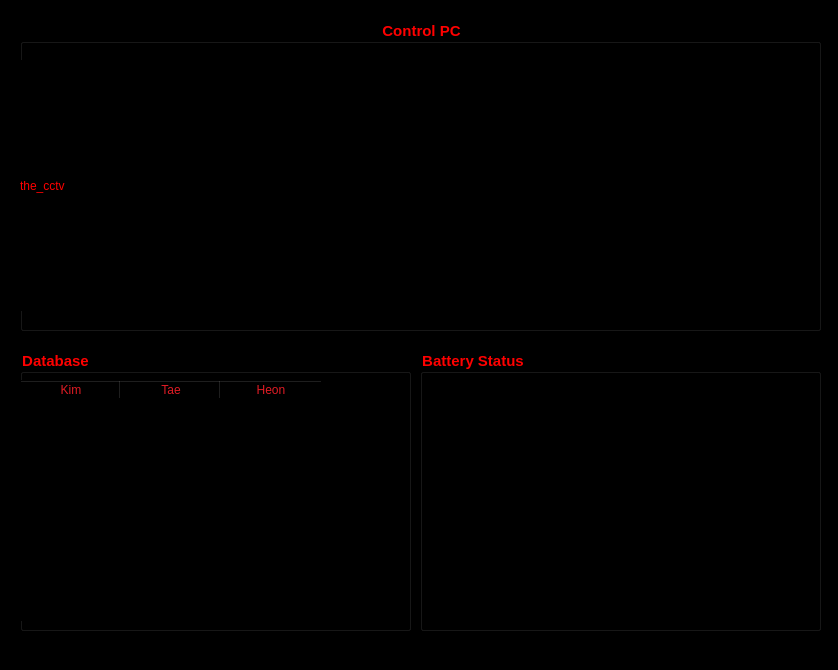
<?xml version="1.0" encoding="UTF-8"?>
<ui version="4.0">
 <class>Dialog</class>
 <widget class="QDialog" name="Dialog">
  <property name="geometry">
   <rect>
    <x>0</x>
    <y>0</y>
    <width>838</width>
    <height>670</height>
   </rect>
  </property>
  <property name="font">
   <font>
    <pointsize>15</pointsize>
    <weight>75</weight>
    <bold>true</bold>
   </font>
  </property>
  <property name="windowTitle">
   <string>Dialog</string>
  </property>
  <property name="styleSheet">
   <string notr="true">background-color:rgb(0, 0, 0);</string>
  </property>
  <widget class="QGroupBox" name="BatteryStatus">
   <property name="geometry">
    <rect>
     <x>420</x>
     <y>350</y>
     <width>401</width>
     <height>281</height>
    </rect>
   </property>
   <property name="font">
    <font>
     <pointsize>11</pointsize>
     <weight>75</weight>
     <bold>true</bold>
    </font>
   </property>
   <property name="styleSheet">
    <string notr="true">color: rgb(255, 0, 0);</string>
   </property>
   <property name="title">
    <string>Battery Status</string>
   </property>
  </widget>
  <widget class="QGroupBox" name="Database">
   <property name="geometry">
    <rect>
     <x>20</x>
     <y>350</y>
     <width>391</width>
     <height>281</height>
    </rect>
   </property>
   <property name="font">
    <font>
     <pointsize>11</pointsize>
     <weight>75</weight>
     <bold>true</bold>
    </font>
   </property>
   <property name="styleSheet">
    <string notr="true">color: rgb(255, 0, 0);</string>
   </property>
   <property name="title">
    <string>Database</string>
   </property>
   <widget class="QTableWidget" name="database">
    <property name="geometry">
     <rect>
      <x>0</x>
      <y>30</y>
      <width>381</width>
      <height>241</height>
     </rect>
    </property>
    <column>
     <property name="text">
      <string>Kim</string>
     </property>
     <property name="background">
      <color>
       <red>0</red>
       <green>0</green>
       <blue>0</blue>
      </color>
     </property>
     <property name="foreground">
      <brush brushstyle="SolidPattern">
       <color alpha="255">
        <red>224</red>
        <green>27</green>
        <blue>36</blue>
       </color>
      </brush>
     </property>
    </column>
    <column>
     <property name="text">
      <string>Tae</string>
     </property>
     <property name="background">
      <color>
       <red>0</red>
       <green>0</green>
       <blue>0</blue>
      </color>
     </property>
     <property name="foreground">
      <brush brushstyle="SolidPattern">
       <color alpha="255">
        <red>224</red>
        <green>27</green>
        <blue>36</blue>
       </color>
      </brush>
     </property>
    </column>
    <column>
     <property name="text">
      <string>Heon</string>
     </property>
     <property name="background">
      <color>
       <red>0</red>
       <green>0</green>
       <blue>0</blue>
      </color>
     </property>
     <property name="foreground">
      <brush brushstyle="SolidPattern">
       <color alpha="255">
        <red>224</red>
        <green>27</green>
        <blue>36</blue>
       </color>
      </brush>
     </property>
    </column>
   </widget>
  </widget>
  <widget class="QGroupBox" name="Database_2">
   <property name="geometry">
    <rect>
     <x>20</x>
     <y>20</y>
     <width>801</width>
     <height>311</height>
    </rect>
   </property>
   <property name="font">
    <font>
     <pointsize>11</pointsize>
     <weight>75</weight>
     <bold>true</bold>
    </font>
   </property>
   <property name="styleSheet">
    <string notr="true">color: rgb(255, 0, 0);</string>
   </property>
   <property name="title">
    <string>Control PC</string>
   </property>
   <property name="alignment">
    <set>Qt::AlignCenter</set>
   </property>
   <widget class="QLabel" name="display">
    <property name="geometry">
     <rect>
      <x>0</x>
      <y>40</y>
      <width>401</width>
      <height>251</height>
     </rect>
    </property>
    <property name="text">
     <string>the_cctv</string>
    </property>
   </widget>
  </widget>
 </widget>
 <resources/>
 <connections/>
</ui>
